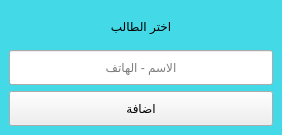
<?xml version="1.0" encoding="UTF-8"?>
<ui version="4.0">
 <class>Form</class>
 <widget class="QWidget" name="Form">
  <property name="geometry">
   <rect>
    <x>0</x>
    <y>0</y>
    <width>282</width>
    <height>135</height>
   </rect>
  </property>
  <property name="windowTitle">
   <string>Form</string>
  </property>
  <layout class="QVBoxLayout" name="verticalLayout">
   <property name="spacing">
    <number>0</number>
   </property>
   <property name="margin">
    <number>0</number>
   </property>
   <item>
    <widget class="QWidget" name="widget" native="true">
     <property name="styleSheet">
      <string notr="true">.QWidget { background: #44D9E6; }</string>
     </property>
     <layout class="QVBoxLayout" name="verticalLayout_2">
      <item>
       <widget class="QLabel" name="label">
        <property name="text">
         <string>اختر الطالب</string>
        </property>
        <property name="alignment">
         <set>Qt::AlignCenter</set>
        </property>
       </widget>
      </item>
      <item>
       <widget class="QLineEdit" name="st_edt">
        <property name="sizePolicy">
         <sizepolicy hsizetype="Expanding" vsizetype="Preferred">
          <horstretch>0</horstretch>
          <verstretch>0</verstretch>
         </sizepolicy>
        </property>
        <property name="alignment">
         <set>Qt::AlignCenter</set>
        </property>
        <property name="placeholderText">
         <string>الاسم - الهاتف</string>
        </property>
       </widget>
      </item>
      <item>
       <widget class="QPushButton" name="add_btn">
        <property name="sizePolicy">
         <sizepolicy hsizetype="Minimum" vsizetype="Preferred">
          <horstretch>0</horstretch>
          <verstretch>0</verstretch>
         </sizepolicy>
        </property>
        <property name="text">
         <string>اضافة</string>
        </property>
        <property name="icon">
         <iconset resource="../views/source.qrc">
          <normaloff>:/n/img/Plus-500.png</normaloff>:/n/img/Plus-500.png</iconset>
        </property>
        <property name="iconSize">
         <size>
          <width>30</width>
          <height>30</height>
         </size>
        </property>
       </widget>
      </item>
     </layout>
    </widget>
   </item>
  </layout>
 </widget>
 <resources>
  <include location="../views/source.qrc"/>
 </resources>
 <connections/>
</ui>
